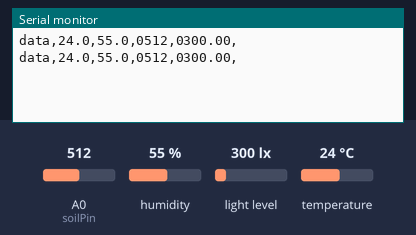
Simulated run of this sketch. Board: Arduino Uno, built with avr-gcc and run on an emulated ATmega328P. Parts: the last lines printed to the serial monitor. Inputs (shaded band) come from the test bench; at power-on: humidity 55 %, light level 300 lx, A0 (soilPin) = 512, temperature 24 °C.

Above: at 5.8 s.
5.9 s: humidity set to 22 %
At 10.4 s:
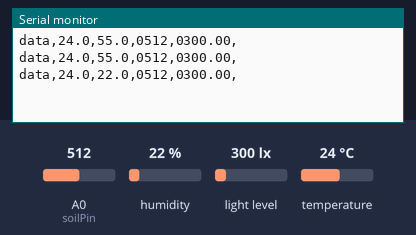
11.9 s: light level set to 40 lx
At 16.4 s:
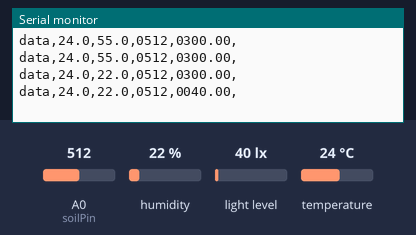
17.9 s: A0 (soilPin) set to 716
At 21.1 s:
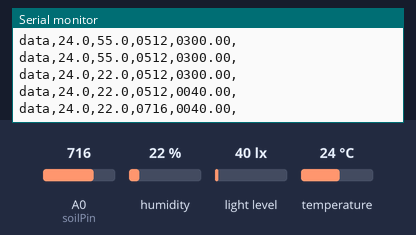
23.9 s: temperature set to 12 °C
At 25.8 s:
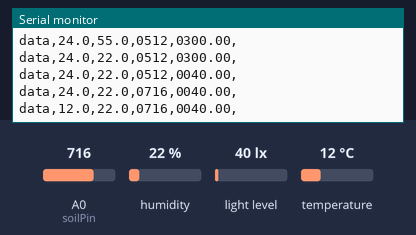
29.9 s: light level set to 500 lx
At 30.6 s:
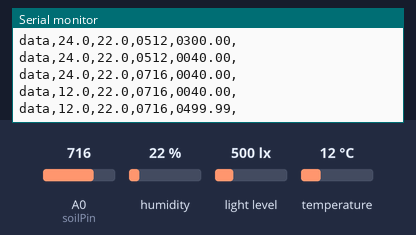
35.9 s: A0 (soilPin) set to 992
At 41.2 s:
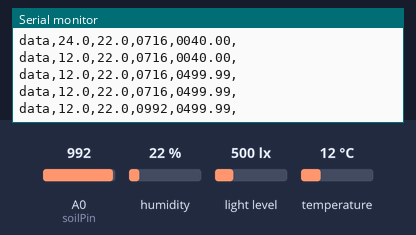
Timing chart, 0 to 42.7 s (numbered marks = the images above; inputs shaded):
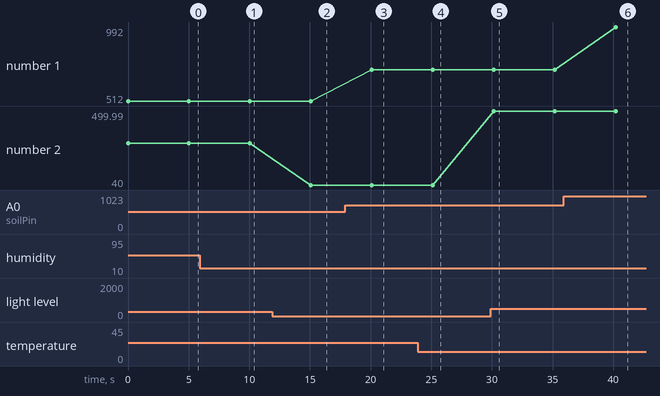

The sketch:

AllSensor.ino
```cpp
#include <dht.h>
#include<stdio.h>
#define dht11Pin 2
#define dhtType DHT11
dht DHT;
////////////////////////
#include <Wire.h>
#include <BH1750.h>
BH1750 lightMeter;
///////////////////////
#define soilPin A0
/////////////////////////
void setup() {
  Serial.begin(9600);
  Wire.begin();
  lightMeter.begin();
}


void loop() {
  // READ DATA
  /*
  Serial.print("DHT11, \t");
  int chk = DHT.read11(dht11Pin);
  switch (chk)
  {
    case DHTLIB_OK:
		Serial.print("OK,\t");
		break;
    case DHTLIB_ERROR_CHECKSUM:
		Serial.print("Checksum error,\t");
		break;
    case DHTLIB_ERROR_TIMEOUT:
		Serial.print("Time out error,\t");
		break;
    default:
		Serial.print("Unknown error,\t");
		break;
  }
 // DISPLAY DATA
 */
  Serial.print("data");
  Serial.print(",");
  int chk = DHT.read11(dht11Pin);
  Serial.print(DHT.temperature,1);
  Serial.print(",");
  Serial.print(DHT.humidity,1);
  Serial.print(",");
  ///////////////////////////////////////
  int sensorValue = analogRead(soilPin);
  //Serial.print("Soil: ");
  int arr4[4] = {0};
  arr4[0] = sensorValue/1000;
  sensorValue = sensorValue%1000;
  arr4[1] = sensorValue/100;
  sensorValue = sensorValue%100;
  arr4[2] = sensorValue/10;
  sensorValue = sensorValue%10;
  arr4[3] = sensorValue;
  for(int i = 0; i < 4;i++){
    Serial.print(arr4[i]);
  }
  Serial.print(",");
  //Serial.write("55555");
  //Serial.write(",");
  ////////////////////////////////////////
  float lux = lightMeter.readLightLevel();
  //Serial.print("Light: ");
  long int lux_temp = lux*100;
  int arr7[7] = {0};
  arr7[0] = lux_temp/100000;
  lux_temp = lux_temp%100000;
  arr7[1] = lux_temp/10000;
  lux_temp = lux_temp%10000;
  arr7[2] = lux_temp/1000;
  lux_temp = lux_temp%1000;
  arr7[3] = lux_temp/100;
  lux_temp = lux_temp%100;
  arr7[5] = lux_temp/10;
  lux_temp = lux_temp%10;
  arr7[6] = lux_temp;
  for(int i = 0; i < 7;i++){
    if(i == 4)
      Serial.print(".");
    else
      Serial.print(arr7[i]);
  }
  Serial.println(",");

  delay(5000);
  Serial.flush();
}
```

Measured:
- after the input at 5.9 s, the serial monitor: prints a new line after 4.2 s (image 1)
- after the input at 11.9 s, the serial monitor: prints a new line after 3.2 s (image 2)
- after the input at 17.9 s, the serial monitor: prints a new line after 2.2 s (image 3)
- after the input at 23.9 s, the serial monitor: prints a new line after 1.2 s (image 4)
- after the input at 29.9 s, the serial monitor: prints a new line after 0.25 s (image 5)
- after the input at 35.9 s, the serial monitor: prints a new line after 4.3 s (image 6)
- plotted number 1: 512 → 716 after the input at 17.9 s, 716 → 992 after the input at 35.9 s
- plotted number 2: 300 → 40 after the input at 11.9 s, 40 → 499.99 after the input at 29.9 s
